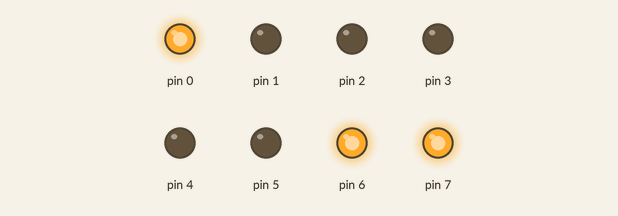
This sketch was run on a simulated Arduino Uno, built with avr-gcc and run on an emulated ATmega328P. Shown: output pins drawn as LEDs (lit = HIGH).

Above: at 1.5 s.
At 4.5 s:
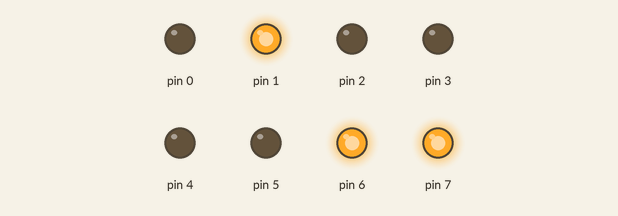
At 7.5 s:
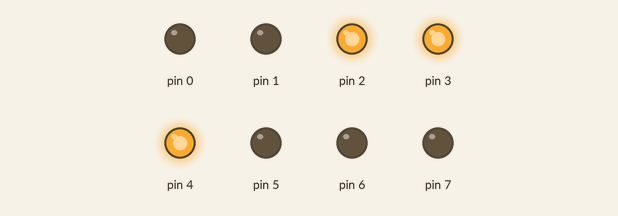
At 10.5 s:
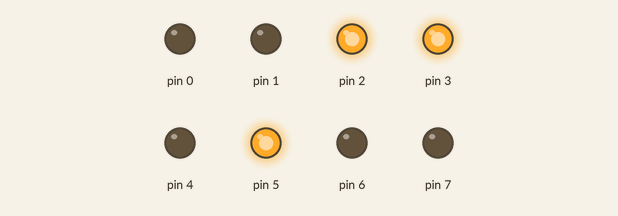
Timing chart, 0 to 15.6 s (numbered marks = the images above):
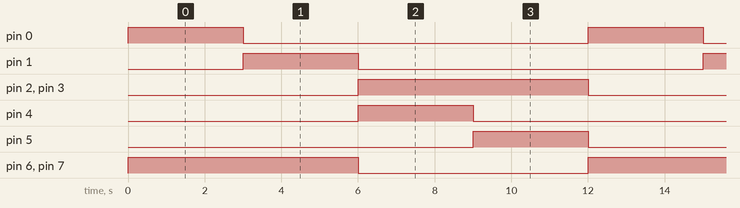

The sketch:

Semaforo.ino
```cpp
/*
7 Peaton 2
6 Rojo 2
5 Amarillo 2
4 Verde 2
3 Peaton 1
2 Rojo 1
1 Amarillo 1
0 Verde 1
*/

//Definimos constantes
#define tiempo 3000

void setup() {
  // put your setup code here, to run once:

  DDRD = B11111111;  //Declarar los pines [0,7] como salidas

}

void loop() {
  // put your main code here, to run repeatedly:

  PORTD = B11000001;  //Peaton 2, Rojo 2, Verde 1

  delay(tiempo);

  PORTD = B11000010;  //Peaton 2, Rojo 2, Amarillo 1

  delay(tiempo);

  PORTD = B00011100;  //Peaton 1, Verde 2, Rojo 1

  delay(tiempo);

  PORTD = B00101100; //Peaton 1, Amarillo 2, Rojo 1

  delay(tiempo);

}
```

Measured:
- by itself, pin 0, pin 1, pin 4, pin 5: alternates HIGH for 3.0 s and LOW for 9.0 s
- by itself, pin 2, pin 3, pin 6, pin 7: alternates HIGH for 6.0 s and LOW for 6.0 s
- by itself, everything shown: repeats every 12.0 s, in 4 steps
